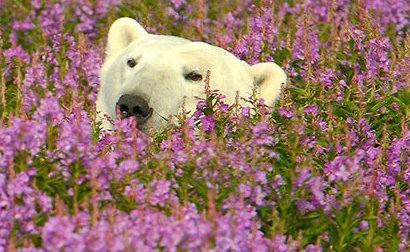
%> input picture Assignment_2/Part-2_ Gabor Segmentation/data/polar-bear-hiding.jpg, 410 x 252 px, given in place of kobi.png, which was not available
$ octave gabor_filter.m   (GNU Octave 9; MATLAB toolbox functions it lacks are replaced by stand-ins)
%> lines starting %> are read from the running program, lines starting %| are printed output that depends on the picture; pictures that were not available may be replaced by others from this repository, and a replacement may not be noted
%% Hyperparameters
k        = 2;      % number of clusters in k-means algorithm. By default,
                   % we consider k to be 2 in foreground-background segmentation task.
image_id = 'Kobi'; % Identifier to switch between input images.
                   % Possible ids: 'Kobi',    'Polar', 'Robin-1'
                   %               'Robin-2', 'Cows'

% Misc
err_msg  = 'Image not available.';

% Control settings
visFlag       = false;    %  Set to true to visualize filter responses.
smoothingFlag = true;   %  Set to true to postprocess filter outputs.

%% Read image
switch image_id
    case 'Kobi'
        img = imread('kobi.png');
%> img is the input picture: size 252x410x3 uint8; mean R, G, B 150, 115.7, 101.7
        resize_factor = 0.25;
    case 'Polar'
        img = imread('./data/polar-bear-hiding.jpg');
        resize_factor = 0.75;
    case 'Robin-1'
        img = imread('./data/robin-1.jpg');
        resize_factor = 1;
    case 'Robin-2'
        img = imread('./data/robin-2.jpg');
        resize_factor = 0.5;
    case 'Cows'
        img = imread('./data/cows.jpg');
        resize_factor = 0.5;
    case 'SciencePark'
        img = imread('./data/sciencepark.jpg');
        img = permute(img,[2,1,3]);
        resize_factor = 0.2;

    otherwise
        error(err_msg)
end

% Image adjustments
%------------------------------------------
img = im2double(img);
%> img: size 252x410x3 double
%------------------------------------------
img      = imresize(img,resize_factor);
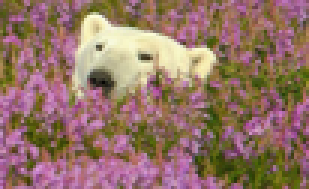
%> img: size 63x103x3 double (shown 3 times larger); mean R, G, B 0.588, 0.454, 0.399; drawn with min black and max white
img_gray = rgb2gray(img);
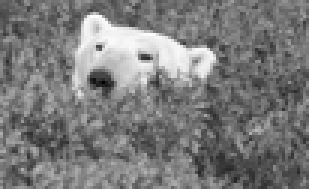
%> img_gray: size 63x103 double (shown 3 times larger); min 0.0059, max 1, mean 0.488; drawn with min black and max white

% Display image
figure(1), imshow(img), title(sprintf('Input image: %s', image_id));

%% Design array of Gabor Filters
% In this code section, you will create a Gabor Filterbank. A filterbank is
% a collection of filters with varying properties (e.g. {shape, texture}).
% A Gabor filterbank consists of Gabor filters of distinct orientations
% and scales. We will use this bank to extract texture information from the
% input image.

[numRows, numCols, ~] = size(img);
%> numRows = 63; numCols = 103

% Estimate the minimum and maximum of the wavelengths for the sinusoidal
% carriers.
% ** This step is pretty much standard, therefore, you don't have to
%    worry about it. It is cycles in pixels. **
lambdaMin = 4/sqrt(2);
lambdaMax = hypot(numRows,numCols);
%> lambdaMax = 120.7

% Specify the carrier wavelengths.
% (or the central frequency of the carrier signal, which is 1/lambda)
n = floor(log2(lambdaMax/lambdaMin));
%> n = 5
lambdas = 2.^(0:(n-2)) * lambdaMin;
%> lambdas = [2.83 5.66 11.31 22.63]

% Define the set of orientations for the Gaussian envelope.
dTheta      = 2*pi/8;                  % \\ the step size
orientations = 0:dTheta:(pi/2);

% Define the set of sigmas for the Gaussian envelope. Sigma here defines
% the standard deviation, or the spread of the Gaussian.
sigmas = [1,2];

% Now you can create the filterbank. We provide you with a MATLAB struct
% called gaborFilterBank in which we will hold the filters and their
% corresponding parameters such as sigma, lambda and etc.
% ** All you need to do is to implement createGabor(). Rest will be handled
%    by the provided code block. **
gaborFilterBank = struct();
tic
filterNo = 1;
for ii = 1:length(lambdas)
    for jj  = 1:length(sigmas)
        for ll = 1:length(orientations)
            % Filter parameter configuration for this filter.
            lambda = lambdas(ii);
            sigma  = sigmas(jj);
            theta  = orientations(ll);
            psi    = 0;
            gamma  = 0.5;

            % Create a Gabor filter with the specs above.
            % (We also record the settings in which they are created. )
            % // TODO: Implement the function createGabor() following
            %          the guidelines in the given function template.
            %          ** See createGabor.m for instructions ** //
            gaborFilterBank(filterNo).filterPairs = createGabor( sigma, theta, lambda, psi, gamma );
            gaborFilterBank(filterNo).sigma       = sigma;
            gaborFilterBank(filterNo).lambda      = lambda;
            gaborFilterBank(filterNo).theta       = theta;
            gaborFilterBank(filterNo).psi         = psi;
            gaborFilterBank(filterNo).gamma       = gamma;
            filterNo = filterNo+1;
        end
    end
end
%> after the loop, filterNo = 25
ctime = toc;

fprintf('--------------------------------------\n \t\tDetails\n--------------------------------------\n')
fprintf('Total number of filters       : %d \n', length(gaborFilterBank));
%| Total number of filters       : 24
fprintf('Number of scales (sigma)      : %d \n', length(sigmas));
fprintf('Number of orientations (theta): %d \n', length(orientations));
fprintf('Number of carriers (lambda)   : %d \n', length(lambdas));
%| Number of carriers (lambda)   : 4
fprintf('--------------------------------------\n')
fprintf('Filter bank created in %.3f seconds.\n', ctime);
fprintf('--------------------------------------\n')

%% Filter images using Gabor filter bank using quadrature pairs (real and imaginary parts)
% You will now filter the input image with each complex Gabor filter in
% gaborFilterBank structure and store the output in the cell called
% featureMaps.
% // Hint-1: Apply both the real imaginary parts of each kernel
%            separately in the spatial domain (i.e. over the image). //
% // Hint-2: Assign each output (i.e. real and imaginary parts) in
%            variables called real_out and imag_out. //
% // Hint-3: Use built-in MATLAB function, imfilter, to convolve the filter
%            with the input image. Type in the command window the following
%            command for more information: doc imfilter. Check the options
%            for padding. Find the one that works well. You might want to
%            explain what works better and why shortly in the report.
featureMaps = cell(length(gaborFilterBank),1);
for jj = 1 : length(gaborFilterBank)
    real_out =  gaborFilterBank(jj).filterPairs(:,:,1);%imfilter(img_gray,gaborFilterBank(jj).filterPairs(:,:,1));% \\TODO: filter the grayscale input with real part of the Gabor
    imag_out =  gaborFilterBank(jj).filterPairs(:,:,2);%imfilter(img_gray,gaborFilterBank(jj).filterPairs(:,:,2));% \\TODO: filter the grayscale input with imaginary part of the Gabor
    featureMaps{jj} = cat(3, real_out, imag_out);

    % Visualize the filter responses if you wish.
    visFlag = 1
    if visFlag
        figure(2),
        subplot(121), imshow(real_out), title(sprintf('Re[h(x,y)], \\lambda = %f, \\theta = %f, \\sigma = %f',gaborFilterBank(jj).lambda,...
                                                                                                              gaborFilterBank(jj).theta,...
                                                                                                              gaborFilterBank(jj).sigma));
        subplot(122), imshow(imag_out), title(sprintf('Im[h(x,y)], \\lambda = %f, \\theta = %f, \\sigma = %f',gaborFilterBank(jj).lambda,...
                                                                                                              gaborFilterBank(jj).theta,...
                                                                                                              gaborFilterBank(jj).sigma));


    saveas(figure(2),['Gabor_affect/Gabor_affect_onDomain_' num2str(jj) '.png']);
    pause(0.01)
    end
end
%> this loop made 24 passes
%> pass 1, `title(sprintf('Im[h(x,y)], \\lambda = %f, \\theta = %f, \\sigma = %f',`:
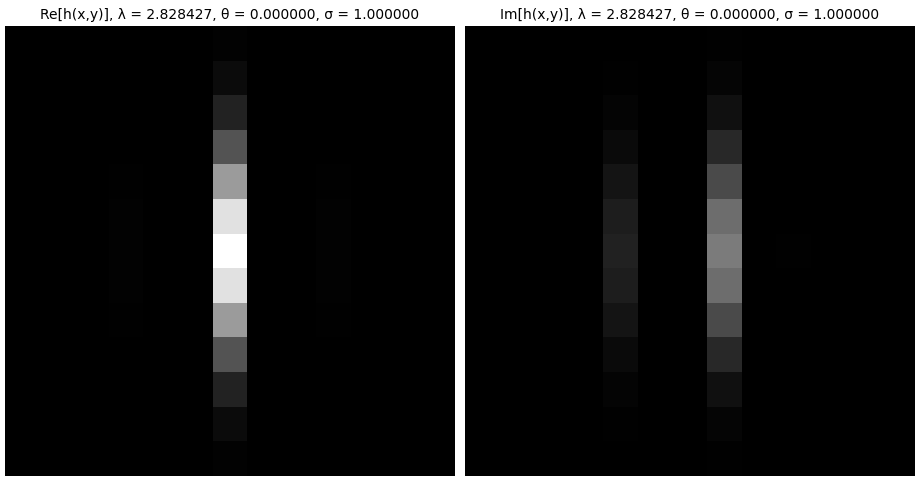
%> figure redrawn from the program's plot data, 2 panels
%> pass 2, `title(sprintf('Re[h(x,y)], \\lambda = %f, \\theta = %f, \\sigma = %f',`:
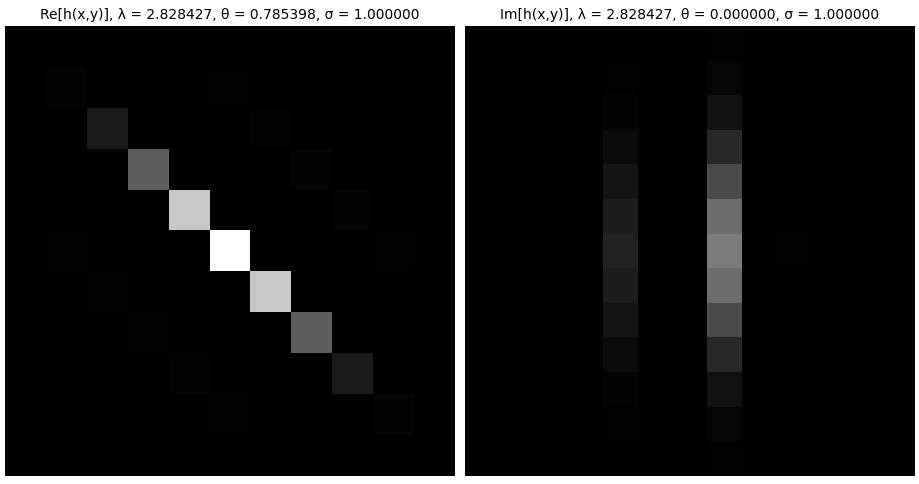
%> figure redrawn from the program's plot data, 2 panels
%> pass 2, `title(sprintf('Im[h(x,y)], \\lambda = %f, \\theta = %f, \\sigma = %f',`:
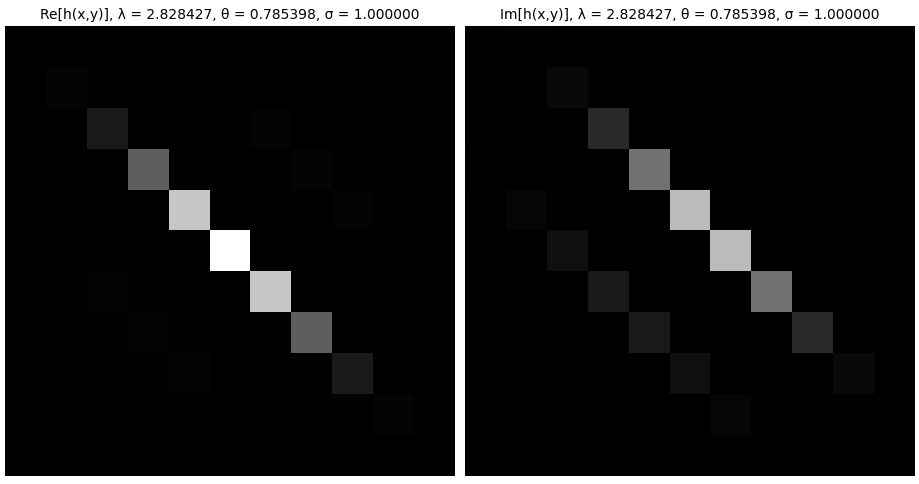
%> figure redrawn from the program's plot data, 2 panels
%> after the loop, featureMaps = 24 items


%% Compute the magnitude
% Now, you will compute the magnitude of the output responses.
% \\ Hint: (real_part^2 + imaginary_part^2)^(1/2) \\
featureMags =  cell(length(gaborFilterBank),1);
for jj = 1:length(featureMaps)
    real_part = featureMaps{jj}(:,:,1);
    imag_part = featureMaps{jj}(:,:,2);
    featureMags{jj} = sqrt(((real_part .^2) + (imag_part .^ 2)));% \\TODO: Compute the magnitude here
    visFlag = 0
    % Visualize the magnitude response if you wish.
    if visFlag
        figure(3),
        imshow(uint8(featureMags{jj})), title(sprintf('Re[h(x,y)], \\lambda = %f, \\theta = %f, \\sigma = %f',gaborFilterBank(jj).lambda,...
                                                                                                              gaborFilterBank(jj).theta,...
                                                                                                              gaborFilterBank(jj).sigma));
        pause(.3)
    end
end
%> after the loop, featureMags = 24 items
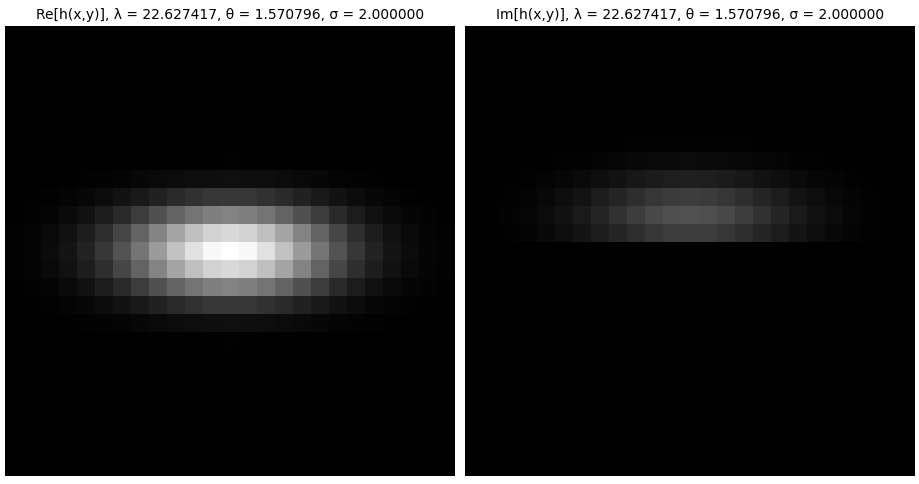
%> figure redrawn from the program's plot data, 2 panels
